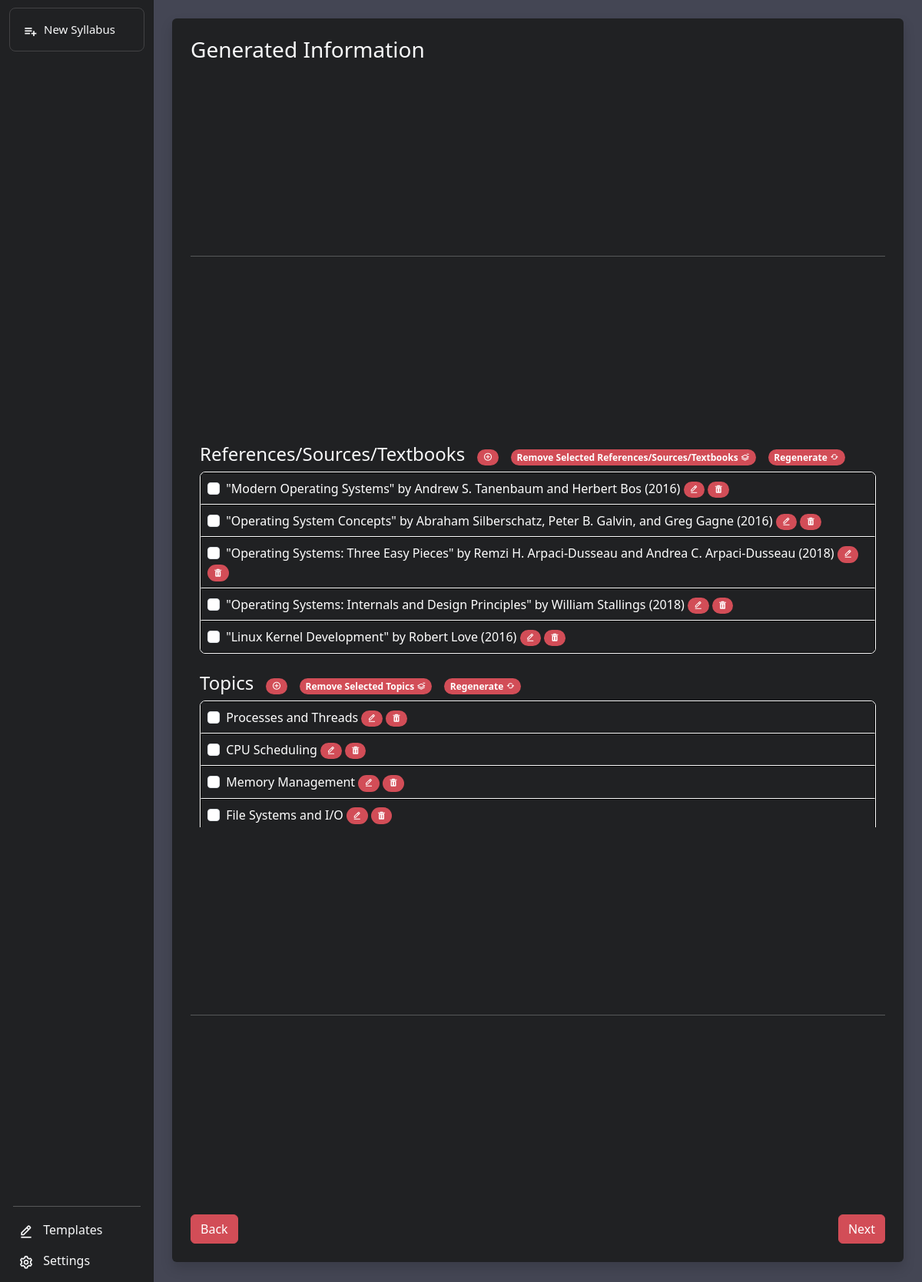
Screenshot of /show_syllabus/first/3/ with the database file from the repository.
### syllabus_ai/models.py (models this page shows)
class Sources(models.Model):
    syllabus_ai_id = models.ForeignKey(Syllabus_AI, on_delete=models.CASCADE, null=True)
    reference = models.TextField()

class Topic(models.Model):
    syllabus_ai_id = models.ForeignKey(Syllabus_AI, on_delete=models.CASCADE, null=True)
    topic_name = models.TextField()

### pages/views.py (the view)
# urls.py: path('show_syllabus/first/<int:id>/', views.SyllabusView1.as_view(), name='show_syllabus_first'),
class SyllabusView1(TemplateView):
    template_name = 'user/ai_syllabus/show_info1.html'
    def get_context_data(self, **kwargs):
        context = super().get_context_data(**kwargs)
        id = kwargs['id']  # Retrieve the 'id' parameter from the URL
        syllabus_ai = get_object_or_404(Syllabus_AI, id=id) # HERE -----
        references = Sources.objects.filter(syllabus_ai_id=syllabus_ai) # HERE -----
        topics = Topic.objects.filter(syllabus_ai_id=syllabus_ai) # HERE -----
        course_learning_outcomes = Course_Learning_Outcome.objects.filter(syllabus_ai_id=syllabus_ai) # HERE -----
        syllabus = Syllabus.objects.get(syllabus_ai_id=syllabus_ai)  # HERE -----
        context['syllabus'] = syllabus # HERE -----
        context['syllabus_ai'] = syllabus_ai # HERE -----
        context['references'] = references
        context['topics'] = topics
        context['course_learning_outcomes'] = course_learning_outcomes
        return context

### templates/user/ai_syllabus/show_info1.html (shortened to what this page needs)
{% extends '../../base/base_userpage.html' %}
{% load static %}
{% block content %}
<main class="col-md-9 ms-sm-auto col-lg-9 col-xl-10 p-md-4" >
    <div class="w-100 text-light">
        <div class="multisteps-form">
            <div class="row mt-2 px-3 mt-lg-0 px-lg-0">
                <div class="col-12 col-lg-12 m-auto">
                    <div class="multisteps-form__form">
                        <div class="multisteps-form__panel shadow p-4 rounded background-color-custom js-active" data-animation="fadeIn" style="min-height: calc(100vh - 50px);display: flex;flex-direction: column;justify-content: space-between;">
                            <div class="d-flex">
                                <div class="flex-grow-1"><h3 class="multisteps-form__title">Generated Information</h3></div>
                            </div>
                            <hr>
                            <div class="multisteps-form__content ">
                                <div class="container-fluid scroll overflow-auto">
                                    <div class="mb-4" id="references_source">
                                        <div class="cust-head d-flex align-items-center">
                                            <h4>References/Sources/Textbooks</h4>
                                            <button class="badge bg-primary rounded-pill border-0 ms-3" data-bs-toggle="modal" data-bs-target="#create_reference_modal">
                                                <i class='bx bx-plus-circle'></i>
                                            </button>
                                            <button class="badge bg-primary rounded-pill border-0 ms-3" id="removeReferencesBtn">
                                                Remove Selected References/Sources/Textbooks
                                                <i class='bx bx-layer-minus'></i>
                                            </button>
                                            <button class="badge bg-primary rounded-pill border-0 ms-3" id="regenerateReferenceBtn">
                                                Regenerate
                                                <i class='bx bx-refresh'></i>
                                            </button>
                                        </div>
                                        <table id="ReferenceTable" class="table rounded-corners text-white cust-tbl">
                                            {% for reference in references %}
                                            <tr id="reference-{{ reference.id }}">
                                                <td class="reference">
                                                    <input class="form-check-input me-1 referenceCheckbox" type="checkbox" value="{{ reference.id }}" aria-label="...">
                                                    <span>{{ reference.reference }}</span>
                                                    <button type="button" class="badge bg-primary rounded-pill border-0" onClick="editReference({{ reference.id }})" data-bs-toggle="modal" data-bs-target="#editReferenceModal">
                                                        <i class='bx bx-edit-alt'></i>
                                                    </button>
                                                    <button class="badge bg-primary rounded-pill border-0" onClick="deleteReference({{ reference.id }})">
                                                        <i class='bx bxs-trash'></i>
                                                    </button>
                                                </td>
                                            </tr>
                                            {% endfor %}
                                        </table>
                                    </div>
                                    <div class="mb-4" id="topics_section">
                                        <div class="cust-head d-flex align-items-center">
                                            <h4>Topics</h4>
                                            <button class="badge bg-primary rounded-pill border-0 ms-3" data-bs-toggle="modal" data-bs-target="#create_topic_modal">
                                                <i class='bx bx-plus-circle'></i>
                                            </button>
                                            <button class="badge bg-primary rounded-pill border-0 ms-3" id="removeTopicsBtn">
                                                Remove Selected Topics
                                                <i class='bx bx-layer-minus'></i>
                                            </button>
                                            <button class="badge bg-primary rounded-pill border-0 ms-3" id="regenerateTopicBtn">
                                                Regenerate
                                                <i class='bx bx-refresh'></i>
                                            </button>
                                        </div>
                                        <table id="TopicTable" class="table rounded-corners text-white cust-tbl">
                                            {% for topic in topics %}
                                            <tr id="topic-{{ topic.id }}">
                                                <td class="topic">
                                                    <input class="form-check-input me-1 topicCheckbox" type="checkbox" value="{{ topic.id }}" aria-label="...">
                                                    <span>{{ topic.topic_name }}</span>
                                                    <button type="button" class="badge bg-primary rounded-pill border-0" onClick="editTopic({{ topic.id }})" data-bs-toggle="modal" data-bs-target="#editTopicModal">
                                                        <i class='bx bx-edit-alt'></i>
                                                    </button>
                                                    <button class="badge bg-primary rounded-pill border-0" onClick="deleteTopic({{ topic.id }})">
                                                        <i class='bx bxs-trash'></i>
                                                    </button>
                                                </td>
                                            </tr>
                                            {% endfor %}
                                        </table>
                                    </div>
                                </div>
                            </div>
                            <hr>
                            <div class="row d-flex justify-content-between mt-3">
                                <div class="col-6 col-lg-auto">
                                    <a href="{% url 'edit_syllabus' syllabus.id %}" class="btn btn-primary" type="button" title="Prev">Back</a>
                                </div>
                                {% if syllabus_ai.first_time_processing == 'Yes' %}
                                    <div class="col-6 col-lg-auto">
                                        <button class="btn btn-primary ml-auto" type="button" title="Next" data-bs-toggle="modal" data-bs-target="#confrim_prev_modal">Next</button>
                                    </div>
                                {% else %}
                                    <div class="col-6 col-lg-auto">
                                        <button class="btn btn-primary ml-auto" type="button" title="Next" data-bs-toggle="modal" data-bs-target="#choose">Next</button>
                                    </div>
                                {% endif %}
                            </div>
                        </div>
                    </div>
                </div>
            </div>
        </div>
    </div>
<div class="toast-container position-fixed top-0 end-0 p-3 text-light" >
</div>
</main>
{% endblock %}

### static/css/style.css (style rules this page uses)
body { height: 100%; background-color: lightblue }
.btn-primary { background-color: #d24d57 !important; border-color: #d24d57 !important; }
.cust-tbl .bg-primary { background-color: #d24d57 !important; }
.cust-head .bg-primary { background-color: #d24d57 !important; }
.background-color-custom { background-color: #202123 !important; border: #202123; }
table.rounded-corners { --border: 1px solid white; border-radius: 7px; border-spacing: 0; border-collapse: separate; border: var(--border); overflow: hidden; }
table.rounded-corners>thead>tr:not(:last-child)>th, table.rounded-corners>thead>tr:not(:last-child)>td, table.rounded-corners>tbody>tr:not(:last-child)>th, table.rounded-corners>tbody>tr:not(:last-child)>td, table.rounded-corners>tfoot>tr:not(:last-child)>th, table.rounded-corners>tfoot>tr:not(:last-child)>td, table.rounded-corners>tr:not(:last-child)>td, table.rounded-corners>tr:not(:last-child)>th, table.rounded-corners>thead:not(:last-child), table.rounded-corners>tbody:not(:last-child), table.rounded-corners>tfoot:not(:last-child) { border-bottom: var(--border); }
table.rounded-corners>thead>tr:not(:last-child)>th, table.rounded-corners>thead>tr:not(:last-child)>td, table.rounded-corners>tbody>tr:not(:last-child)>th, table.rounded-corners>tbody>tr:not(:last-child)>td, table.rounded-corners>tfoot>tr:not(:last-child)>th, table.rounded-corners>tfoot>tr:not(:last-child)>td, table.rounded-corners>tr:not(:last-child)>td, table.rounded-corners>tr:not(:last-child)>th, table.rounded-corners>thead:not(:last-child), table.rounded-corners>tbody:not(:last-child), table.rounded-corners>tfoot:not(:last-child) { border-bottom: 1px solid white; }
.multisteps-form__form { position: relative; }
.multisteps-form__panel { position: absolute; top: 0; left: 0; width: 100%; height: 0; opacity: 0; visibility: hidden; }
.multisteps-form__panel.js-active { height: auto; opacity: 1; visibility: visible; }
.multisteps-form__panel[data-animation="fadeIn"].js-active { transition-property: all; transition-duration: 0.3s; transition-timing-function: linear; transition-delay: 0s; }
.scroll { min-height: 500px; max-height: 350px; overflow-y: scroll; }

### static/css/sass/app.css (style rules this page uses)
* { margin: 0; padding: 0; text-decoration: none; list-style: none; box-sizing: border-box; }
table { width: 100%; border-collapse: collapse; }
table tbody td { padding: 4px; }
table th, table td { border: 0.2px solid #000; }

### rows the page displays
Sources: reference "\"Modern Operating Systems\" by Andrew S. Tanenbaum and Herbert Bos (2016)"
Sources: reference "\"Operating System Concepts\" by Abraham Silberschatz, Peter B. Galvin, and Greg Gagne (2016)"
Sources: reference "\"Operating Systems: Three Easy Pieces\" by Remzi H. Arpaci-Dusseau and Andrea C. Arpaci-Dusseau (2018)"
Sources: reference "\"Operating Systems: Internals and Design Principles\" by William Stallings (2018)"
Sources: reference "\"Linux Kernel Development\" by Robert Love (2016)"
Topic: topic_name "Processes and Threads"
Topic: topic_name "CPU Scheduling"
Topic: topic_name "Memory Management"
Topic: topic_name "File Systems and I/O"
